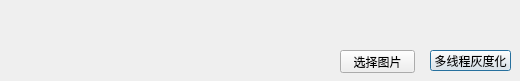
<?xml version="1.0" encoding="UTF-8"?>
<ui version="4.0">
 <class>MainDialog</class>
 <widget class="QDialog" name="MainDialog">
  <property name="geometry">
   <rect>
    <x>0</x>
    <y>0</y>
    <width>520</width>
    <height>81</height>
   </rect>
  </property>
  <property name="windowTitle">
   <string>选择图片</string>
  </property>
  <widget class="QPushButton" name="pushButton_toGrayImage">
   <property name="geometry">
    <rect>
     <x>430</x>
     <y>50</y>
     <width>81</width>
     <height>21</height>
    </rect>
   </property>
   <property name="text">
    <string>多线程灰度化</string>
   </property>
  </widget>
  <widget class="QPushButton" name="pushButton_selectImage">
   <property name="geometry">
    <rect>
     <x>340</x>
     <y>50</y>
     <width>75</width>
     <height>23</height>
    </rect>
   </property>
   <property name="text">
    <string>选择图片</string>
   </property>
  </widget>
  <widget class="QWidget" name="">
   <property name="geometry">
    <rect>
     <x>10</x>
     <y>20</y>
     <width>501</width>
     <height>22</height>
    </rect>
   </property>
   <layout class="QHBoxLayout" name="horizontalLayout">
    <item>
     <widget class="QLabel" name="label">
      <property name="text">
       <string>图片路径:</string>
      </property>
     </widget>
    </item>
    <item>
     <widget class="QLineEdit" name="lineEdit"/>
    </item>
   </layout>
  </widget>
  <widget class="QWidget" name="">
   <property name="geometry">
    <rect>
     <x>10</x>
     <y>50</y>
     <width>321</width>
     <height>22</height>
    </rect>
   </property>
   <layout class="QHBoxLayout" name="horizontalLayout_2">
    <item>
     <widget class="QLabel" name="label_2">
      <property name="text">
       <string>当前进度:</string>
      </property>
     </widget>
    </item>
    <item>
     <widget class="QProgressBar" name="progressBar">
      <property name="value">
       <number>24</number>
      </property>
     </widget>
    </item>
   </layout>
  </widget>
 </widget>
 <layoutdefault spacing="6" margin="11"/>
 <tabstops>
  <tabstop>pushButton_selectImage</tabstop>
  <tabstop>lineEdit</tabstop>
  <tabstop>pushButton_toGrayImage</tabstop>
 </tabstops>
 <resources/>
 <connections/>
</ui>
